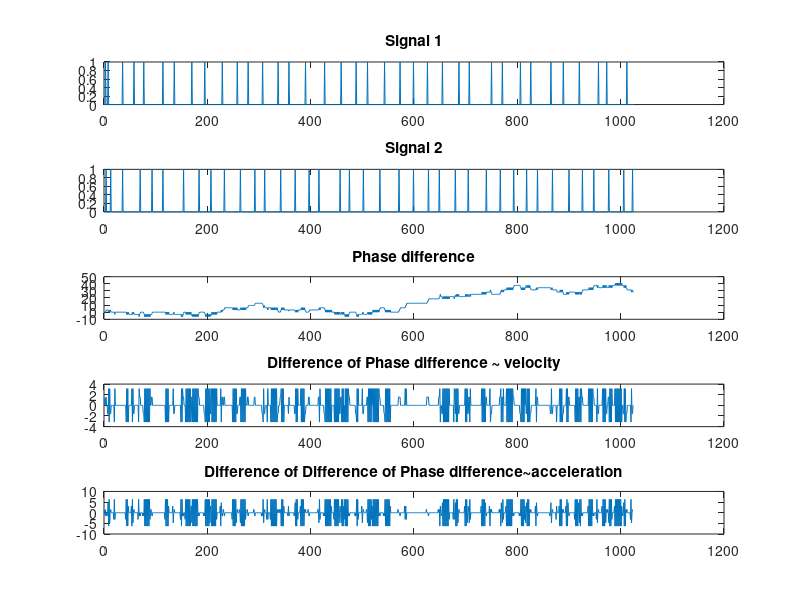
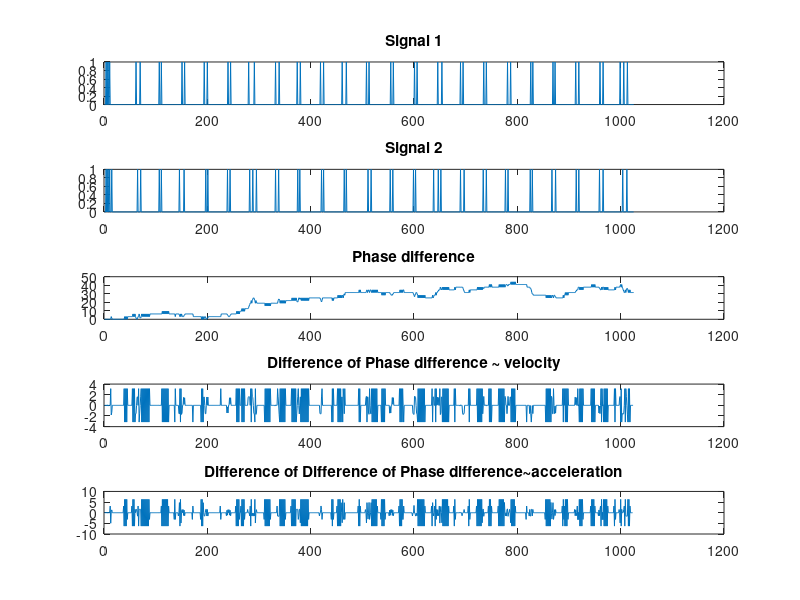
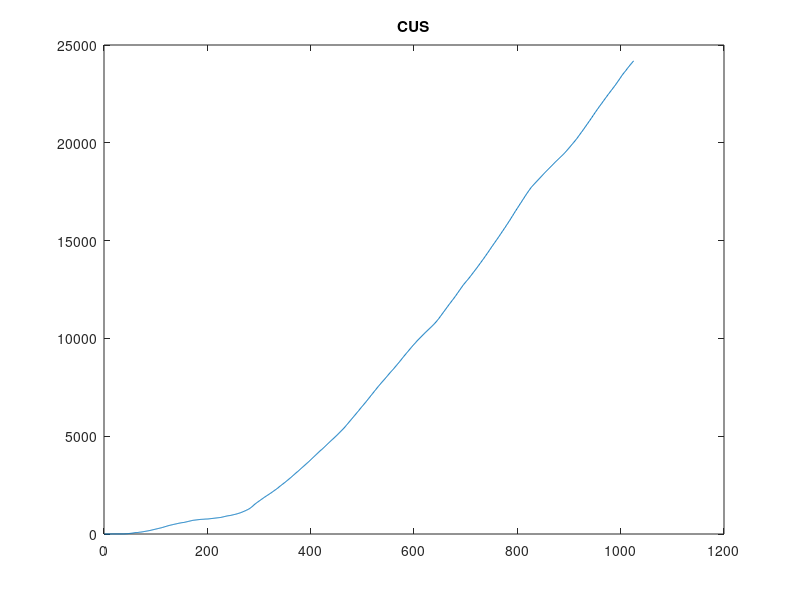

Write the MATLAB code that produced these figures, in order.
 load VV1;
 s1s=VV(5,:);
 s1=zeros(size(s1s));
 s1(s1s==30)=1;
 s2s=VV(10,:);
 s2=zeros(size(s2s));
 s2(s2s==30)=1;
 x1=hilbert(s1);
 x2=hilbert(s2);
 x1i=imag(x1);
 x2i=imag(x2);

 d=atan2((x1i.*s2-s1.*x2i),((s1.*s2+x1i.*x2i)+eps));
 duw=unwrap(d); mduw=mean(abs(duw))
 dd=diff(duw); mdd=mean(abs(dd))
 ddd=diff(dd); mddd=mean(abs(ddd))
 figure;
 subplot(5,1,1);plot(s1);title('Signal 1');subplot(5,1,2);plot(s2);title('Signal 2');subplot(5,1,3);plot(duw);title('Phase difference');
 subplot(5,1,4);plot(dd);title('Difference of Phase difference ~ velocity');subplot(5,1,5);plot(ddd);title('Difference of Difference of Phase difference~acceleration');
 
load VV2;
 s1s=VV(5,:);
 s1=zeros(size(s1s));
 s1(s1s==30)=1;
 s2s=VV(240,:);
 s2=zeros(size(s2s));
 s2(s2s==30)=1;
 x1=hilbert(s1);
 x2=hilbert(s2);
 x1i=imag(x1);
 x2i=imag(x2);

 d=atan2((x1i.*s2-s1.*x2i),((s1.*s2+x1i.*x2i)+eps));
 duw=unwrap(d); mduw=mean(abs(duw))
 dd=diff(duw);  mdd=mean(abs(dd))
 ddd=diff(dd); mddd=mean(abs(ddd))
 figure;
 subplot(5,1,1);plot(s1);title('Signal 1');subplot(5,1,2);plot(s2);title('Signal 2');subplot(5,1,3);plot(duw);title('Phase difference');
 subplot(5,1,4);plot(dd);title('Difference of Phase difference ~ velocity');subplot(5,1,5);plot(ddd);title('Difference of Difference of Phase difference~acceleration');
 
 
 %using CUSUM
 cus=cumsum(duw);
 figure;
 plot(cus);title('CUS');
 
 
 
 